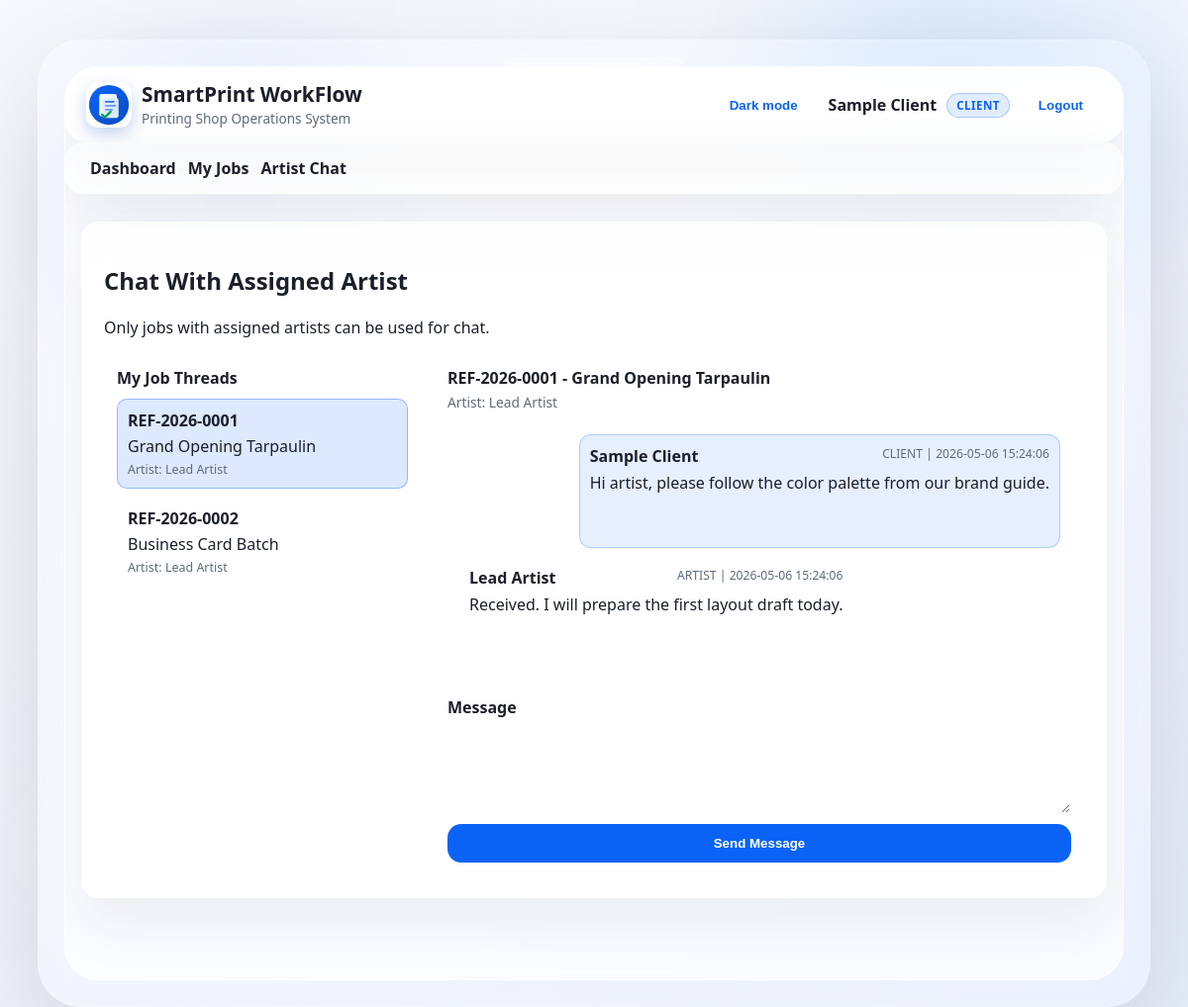
/pages/client/chat.php (signed in), run on the app's committed database.
### tables this page shows
CREATE TABLE users (
    id INT AUTO_INCREMENT PRIMARY KEY,
    full_name VARCHAR(120) NOT NULL,
    email VARCHAR(120) NOT NULL UNIQUE,
    password_hash VARCHAR(255) NOT NULL,
    role_id TINYINT UNSIGNED NOT NULL,
    is_active TINYINT(1) NOT NULL DEFAULT 1,
    created_at TIMESTAMP DEFAULT CURRENT_TIMESTAMP,
    CONSTRAINT fk_users_role FOREIGN KEY (role_id) REFERENCES roles(id),
    INDEX idx_users_role_id (role_id)
);

CREATE TABLE roles (
    id TINYINT UNSIGNED AUTO_INCREMENT PRIMARY KEY,
    code VARCHAR(30) NOT NULL UNIQUE,
    label VARCHAR(60) NOT NULL
);

CREATE TABLE print_jobs (
    id INT AUTO_INCREMENT PRIMARY KEY,
    reference_number VARCHAR(20) NOT NULL UNIQUE,
    client_id INT NOT NULL,
    assigned_admin_id INT NULL,
    assigned_artist_id INT NULL,
    title VARCHAR(150) NOT NULL,
    description TEXT NULL,
    service_type_id INT UNSIGNED NOT NULL,
    total_amount DECIMAL(10,2) NOT NULL DEFAULT 0.00,
    quantity INT NOT NULL,
    due_date DATE NOT NULL,
    status_id TINYINT UNSIGNED NOT NULL,
    created_at TIMESTAMP DEFAULT CURRENT_TIMESTAMP,
    updated_at TIMESTAMP DEFAULT CURRENT_TIMESTAMP ON UPDATE CURRENT_TIMESTAMP,
    CONSTRAINT fk_jobs_client FOREIGN KEY (client_id) REFERENCES users(id),
    CONSTRAINT fk_jobs_admin FOREIGN KEY (assigned_admin_id) REFERENCES users(id),
    CONSTRAINT fk_jobs_artist FOREIGN KEY (assigned_artist_id) REFERENCES users(id),
    CONSTRAINT fk_jobs_service_type FOREIGN KEY (service_type_id) REFERENCES service_types(id),
    CONSTRAINT fk_jobs_status FOREIGN KEY (status_id) REFERENCES job_statuses(id),
    INDEX idx_jobs_client_id (client_id),
    INDEX idx_jobs_admin_id (assigned_admin_id),
    INDEX idx_jobs_artist_id (assigned_artist_id),
    INDEX idx_jobs_service_type_id (service_type_id),
    INDEX idx_jobs_status_id (status_id)
);

CREATE TABLE job_messages (
    id INT AUTO_INCREMENT PRIMARY KEY,
    job_id INT NOT NULL,
    sender_id INT NOT NULL,
    message_text TEXT NOT NULL,
    created_at TIMESTAMP DEFAULT CURRENT_TIMESTAMP,
    CONSTRAINT fk_messages_job FOREIGN KEY (job_id) REFERENCES print_jobs(id),
    CONSTRAINT fk_messages_sender FOREIGN KEY (sender_id) REFERENCES users(id),
    INDEX idx_messages_job_id (job_id),
    INDEX idx_messages_sender_id (sender_id),
    INDEX idx_messages_created_at (created_at)
);

### includes/bootstrap.php (called while the page is built, shortened)
<?php
function e(string $value): string
{
    return htmlspecialchars($value, ENT_QUOTES, 'UTF-8');
}
function currentUser(): ?array
{
    return $_SESSION['user'] ?? null;
}

### pages/client/chat.php (the view, shortened to what this page needs)
<?php
require_once __DIR__ . '/../../includes/bootstrap.php';
$user = currentUser();
$jobsStmt = $pdo->prepare("
    SELECT j.id, j.reference_number, j.title, j.updated_at, a.full_name AS artist_name
    FROM print_jobs j
    INNER JOIN users a ON a.id = j.assigned_artist_id
    WHERE j.client_id = ?
    ORDER BY j.updated_at DESC
");
$jobsStmt->execute([$user['id']]);
$jobs = $jobsStmt->fetchAll();
$selectedJobId = (int) ($_GET['job_id'] ?? 0);
if ($selectedJobId <= 0 && isset($jobs[0])) {
    $selectedJobId = (int) $jobs[0]['id'];
}
$selectedJob = null;
foreach ($jobs as $job) {
    if ((int) $job['id'] === $selectedJobId) {
        $selectedJob = $job;
        break;
    }
}
$messages = [];
if ($selectedJob) {
    $messagesStmt = $pdo->prepare("
        SELECT m.id, m.message_text, m.created_at, m.sender_id,
               u.full_name AS sender_name,
               r.code AS sender_role
        FROM job_messages m
        INNER JOIN users u ON u.id = m.sender_id
        INNER JOIN roles r ON r.id = u.role_id
        WHERE m.job_id = ?
        ORDER BY m.created_at ASC
    ");
    $messagesStmt->execute([(int) $selectedJob['id']]);
    $messages = $messagesStmt->fetchAll();
}
require_once __DIR__ . '/../../includes/header.php';
?>
<section class="card">
    <h2>Chat With Assigned Artist</h2>
    <p>Only jobs with assigned artists can be used for chat.</p>
    <div class="chat-layout">
        <aside class="chat-job-list">
            <h3>My Job Threads</h3>
            <?php foreach ($jobs as $job): ?>
                <a class="chat-job-link <?= (int) $job['id'] === $selectedJobId ? 'active' : '' ?>" href="/smartprint-workflow/pages/client/chat.php?job_id=<?= (int) $job['id'] ?>">
                    <strong><?= e($job['reference_number']) ?></strong>
                    <span><?= e($job['title']) ?></span>
                    <small>Artist: <?= e($job['artist_name']) ?></small>
                </a>
            <?php endforeach; ?>
        </aside>
        <div class="chat-thread-wrap">
            <?php if (!$selectedJob): ?>
                <p class="assignment-empty">Select a thread to view chat.</p>
            <?php else: ?>
                <div class="chat-thread-head">
                    <h3><?= e($selectedJob['reference_number']) ?> - <?= e($selectedJob['title']) ?></h3>
                    <p>Artist: <?= e($selectedJob['artist_name']) ?></p>
                </div>
                <div class="chat-thread">
                    <?php foreach ($messages as $message): ?>
                        <?php $isMine = (int) $message['sender_id'] === (int) $user['id']; ?>
                        <article class="chat-bubble <?= $isMine ? 'mine' : 'other' ?>">
                            <div class="chat-meta">
                                <strong><?= e($message['sender_name']) ?></strong>
                                <span><?= e(strtoupper($message['sender_role'])) ?> | <?= e($message['created_at']) ?></span>
                            </div>
                            <p><?= nl2br(e($message['message_text'])) ?></p>
                        </article>
                    <?php endforeach; ?>
                </div>
                <form method="POST" class="form-grid chat-form">
                    <label>Message
                        <textarea name="message" rows="3" maxlength="2000" required></textarea>
                    </label>
                    <button class="btn" type="submit">Send Message</button>
                </form>
            <?php endif; ?>
        </div>
    </div>
</section>
<?php require_once __DIR__ . '/../../includes/footer.php'; ?>

### includes/header.php (shortened to what this page needs)
<?php
$user = currentUser();
?>
<!DOCTYPE html>
<html lang="en">
<head>
    <link rel="stylesheet" href="/smartprint-workflow/assets/css/styles.css">
</head>
<body>
<div class="macbook-shell">
    <div class="macbook-frame">
        <div class="macbook-screen">
            <header class="topbar">
                <div class="topbar-left">
                    <img src="/smartprint-workflow/assets/img/smartprint-logo.svg" alt="SmartPrint logo" class="brand-logo">
                    <div class="brand-block">
                        <h1>SmartPrint WorkFlow</h1>
                        <p>Printing Shop Operations System</p>
                    </div>
                </div>
                <div class="topbar-actions">
                    <button type="button" class="btn btn-outline" id="themeToggle">Dark mode</button>
                    <?php if ($user): ?>
                        <div class="user-info">
                            <span class="user-name"><?= e($user['full_name']) ?></span>
                            <span class="role-pill"><?= e(strtoupper($user['role'])) ?></span>
                            <form method="POST" action="/smartprint-workflow/logout.php" class="logout-form">
                                <button class="btn btn-outline" type="submit">Logout</button>
                            </form>
                        </div>
                    <?php endif; ?>
                </div>
            </header>
            <?php if ($user): ?>
            <nav class="nav">
                <a href="/smartprint-workflow/dashboard.php">Dashboard</a>
                <?php if ($user['role'] === 'super_admin'): ?>
                    <a href="/smartprint-workflow/pages/super_admin/users.php">Users</a>
                    <a href="/smartprint-workflow/pages/super_admin/jobs.php">All Jobs</a>
                    <a href="/smartprint-workflow/pages/super_admin/reports.php">Reports</a>
                    <a href="/smartprint-workflow/pages/super_admin/chat.php">Chat Monitor</a>
                <?php elseif ($user['role'] === 'admin'): ?>
                    <a href="/smartprint-workflow/pages/admin/jobs.php">Manage Jobs</a>
                    <a href="/smartprint-workflow/pages/admin/chat.php">Chat Monitor</a>
                <?php elseif ($user['role'] === 'artist'): ?>
                    <a href="/smartprint-workflow/pages/artist/jobs.php">Assigned Jobs</a>
                    <a href="/smartprint-workflow/pages/artist/chat.php">Client Chat</a>
                <?php elseif ($user['role'] === 'client'): ?>
                    <a href="/smartprint-workflow/pages/client/jobs.php">My Jobs</a>
                    <a href="/smartprint-workflow/pages/client/chat.php">Artist Chat</a>
                <?php endif; ?>
            </nav>
            <?php endif; ?>
<main class="container">

### data on the page
users: full_name "Sample Client"
roles: code "CLIENT"
print_jobs: reference_number "REF-2026-0001", title "Grand Opening Tarpaulin", assigned_artist.full_name "Lead Artist"
print_jobs: reference_number "REF-2026-0002", title "Business Card Batch", assigned_artist.full_name "Lead Artist"
users: full_name "Lead Artist"
job_messages: sender.full_name "Sample Client", roles.code "CLIENT", created_at "2026-05-06 15:24:06", message_text "Hi artist, please follow the color palette from our brand guide."
job_messages: sender.full_name "Lead Artist", roles.code "ARTIST", created_at "2026-05-06 15:24:06", message_text "Received. I will prepare the first layout draft today."
